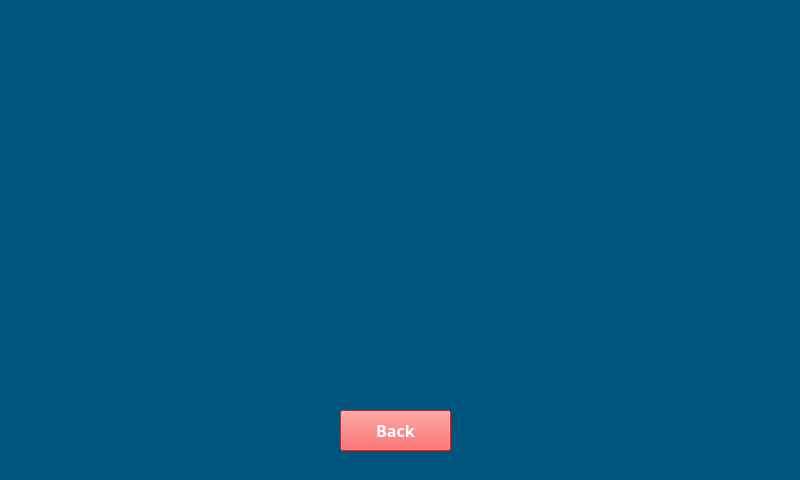
<?xml version="1.0" encoding="UTF-8"?>
<ui version="4.0">
 <class>Graphic_Window</class>
 <widget class="QMainWindow" name="Graphic_Window">
  <property name="geometry">
   <rect>
    <x>0</x>
    <y>0</y>
    <width>800</width>
    <height>480</height>
   </rect>
  </property>
  <property name="minimumSize">
   <size>
    <width>800</width>
    <height>480</height>
   </size>
  </property>
  <property name="maximumSize">
   <size>
    <width>800</width>
    <height>480</height>
   </size>
  </property>
  <property name="windowTitle">
   <string>MainWindow</string>
  </property>
  <property name="styleSheet">
   <string notr="true">background-color: rgb(0, 85, 127);
</string>
  </property>
  <widget class="QWidget" name="centralwidget">
   <widget class="PlotWidget" name="Graph_Widget" native="true">
    <property name="geometry">
     <rect>
      <x>30</x>
      <y>0</y>
      <width>741</width>
      <height>401</height>
     </rect>
    </property>
   </widget>
   <widget class="QPushButton" name="BackGraph_Btn">
    <property name="geometry">
     <rect>
      <x>340</x>
      <y>410</y>
      <width>111</width>
      <height>41</height>
     </rect>
    </property>
    <property name="font">
     <font>
      <family>Rockwell</family>
      <pointsize>12</pointsize>
      <weight>75</weight>
      <bold>true</bold>
     </font>
    </property>
    <property name="focusPolicy">
     <enum>Qt::NoFocus</enum>
    </property>
    <property name="styleSheet">
     <string notr="true"> background-color: rgb(236, 70, 70);
color: rgb(255, 255, 255);</string>
    </property>
    <property name="text">
     <string>Back</string>
    </property>
   </widget>
  </widget>
  <widget class="QMenuBar" name="menubar">
   <property name="geometry">
    <rect>
     <x>0</x>
     <y>0</y>
     <width>800</width>
     <height>26</height>
    </rect>
   </property>
  </widget>
 </widget>
 <customwidgets>
  <customwidget>
   <class>PlotWidget</class>
   <extends>QWidget</extends>
   <header>pyqtgraph</header>
   <container>1</container>
  </customwidget>
 </customwidgets>
 <resources/>
 <connections/>
</ui>
